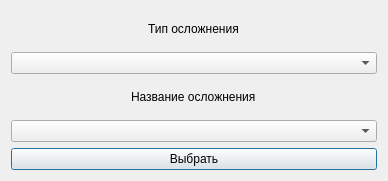
<?xml version="1.0" encoding="UTF-8"?>
<ui version="4.0">
 <class>SequenceForm</class>
 <widget class="QDialog" name="SequenceForm">
  <property name="geometry">
   <rect>
    <x>0</x>
    <y>0</y>
    <width>386</width>
    <height>181</height>
   </rect>
  </property>
  <property name="windowTitle">
   <string>Dialog</string>
  </property>
  <layout class="QVBoxLayout" name="verticalLayout_4">
   <item>
    <layout class="QVBoxLayout" name="verticalLayout_3">
     <item>
      <layout class="QVBoxLayout" name="verticalLayout">
       <item alignment="Qt::AlignHCenter">
        <widget class="QLabel" name="label">
         <property name="text">
          <string>Тип осложнения</string>
         </property>
        </widget>
       </item>
       <item>
        <widget class="QComboBox" name="comboBox_seq_type"/>
       </item>
      </layout>
     </item>
     <item>
      <layout class="QVBoxLayout" name="verticalLayout_2">
       <item alignment="Qt::AlignHCenter">
        <widget class="QLabel" name="label_2">
         <property name="text">
          <string>Название осложнения</string>
         </property>
        </widget>
       </item>
       <item>
        <widget class="QComboBox" name="comboBox_seq_name"/>
       </item>
      </layout>
     </item>
     <item>
      <widget class="QPushButton" name="pushButton">
       <property name="minimumSize">
        <size>
         <width>366</width>
         <height>0</height>
        </size>
       </property>
       <property name="text">
        <string>Выбрать</string>
       </property>
      </widget>
     </item>
    </layout>
   </item>
  </layout>
 </widget>
 <resources/>
 <connections/>
</ui>
